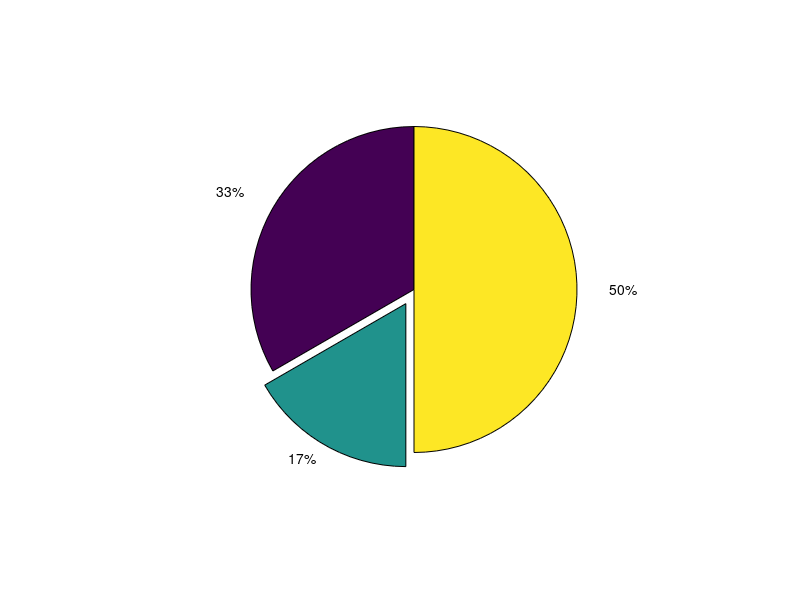

The MATLAB source for this figure:
f = figure(66);
main_pie = pie([2, 1, 3]);
limits = axis();
current = gcf();
clf(f);
labeled_pie = pie([2, 1, 3], {'North', 'East', 'West'});
relief_pie = pie([2, 1, 3], [0, 1, 0]);
limits_after = axis();
